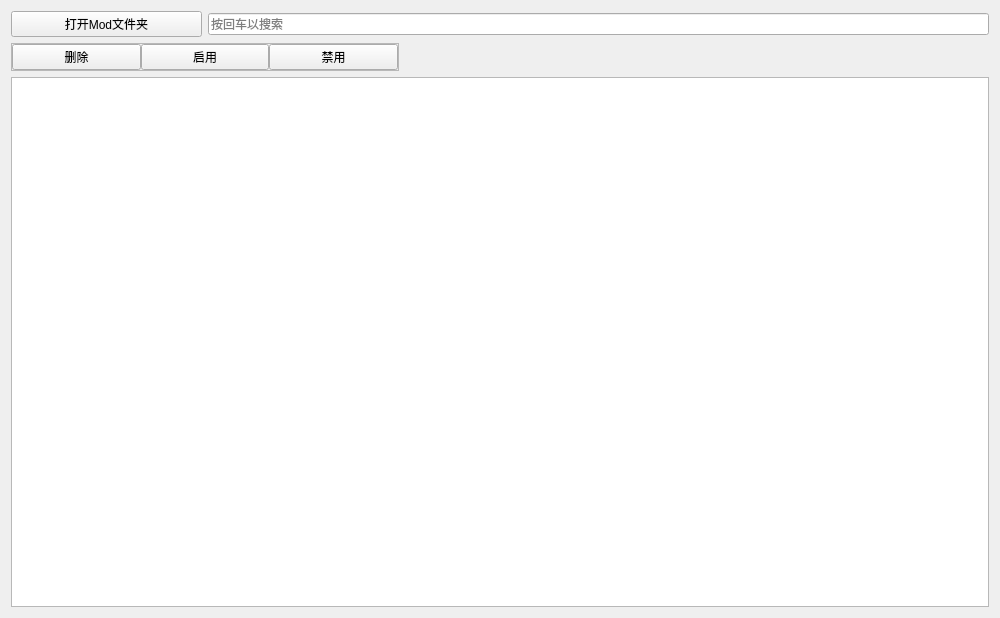
<?xml version="1.0" encoding="UTF-8"?>
<ui version="4.0">
 <class>ModManager</class>
 <widget class="QWidget" name="ModManager">
  <property name="geometry">
   <rect>
    <x>0</x>
    <y>0</y>
    <width>1000</width>
    <height>618</height>
   </rect>
  </property>
  <property name="windowTitle">
   <string>Mod管理</string>
  </property>
  <layout class="QGridLayout" name="gridLayout">
   <item row="3" column="0" colspan="5">
    <widget class="ListWidget" name="lw_mods">
     <property name="editTriggers">
      <set>QAbstractItemView::NoEditTriggers</set>
     </property>
     <property name="selectionMode">
      <enum>QAbstractItemView::ExtendedSelection</enum>
     </property>
     <property name="resizeMode">
      <enum>QListView::Adjust</enum>
     </property>
     <property name="wordWrap">
      <bool>true</bool>
     </property>
    </widget>
   </item>
   <item row="1" column="0" colspan="2">
    <widget class="QFrame" name="f_operate">
     <property name="enabled">
      <bool>true</bool>
     </property>
     <property name="frameShape">
      <enum>QFrame::StyledPanel</enum>
     </property>
     <property name="frameShadow">
      <enum>QFrame::Raised</enum>
     </property>
     <layout class="QGridLayout" name="gridLayout_2">
      <property name="leftMargin">
       <number>0</number>
      </property>
      <property name="topMargin">
       <number>0</number>
      </property>
      <property name="rightMargin">
       <number>0</number>
      </property>
      <property name="bottomMargin">
       <number>0</number>
      </property>
      <property name="spacing">
       <number>0</number>
      </property>
      <item row="0" column="1">
       <widget class="PushButton" name="pb_enabled">
        <property name="enabled">
         <bool>true</bool>
        </property>
        <property name="text">
         <string>启用</string>
        </property>
       </widget>
      </item>
      <item row="0" column="0">
       <widget class="PushButton" name="pb_del">
        <property name="enabled">
         <bool>true</bool>
        </property>
        <property name="text">
         <string>删除</string>
        </property>
       </widget>
      </item>
      <item row="0" column="2">
       <widget class="PushButton" name="pb_disabled">
        <property name="enabled">
         <bool>true</bool>
        </property>
        <property name="text">
         <string>禁用</string>
        </property>
       </widget>
      </item>
     </layout>
    </widget>
   </item>
   <item row="0" column="0">
    <widget class="PushButton" name="pb_openmodir">
     <property name="text">
      <string>打开Mod文件夹</string>
     </property>
    </widget>
   </item>
   <item row="0" column="1" colspan="4">
    <widget class="LineEdit" name="le_search">
     <property name="placeholderText">
      <string>按回车以搜索</string>
     </property>
    </widget>
   </item>
   <item row="1" column="2">
    <widget class="QLabel" name="l_statistics">
     <property name="text">
      <string/>
     </property>
    </widget>
   </item>
  </layout>
 </widget>
 <customwidgets>
  <customwidget>
   <class>PushButton</class>
   <extends>QPushButton</extends>
   <header>qfluentwidgets</header>
  </customwidget>
  <customwidget>
   <class>LineEdit</class>
   <extends>QLineEdit</extends>
   <header>qfluentwidgets</header>
  </customwidget>
  <customwidget>
   <class>ListWidget</class>
   <extends>QListWidget</extends>
   <header>qfluentwidgets</header>
  </customwidget>
 </customwidgets>
 <resources/>
 <connections/>
</ui>
